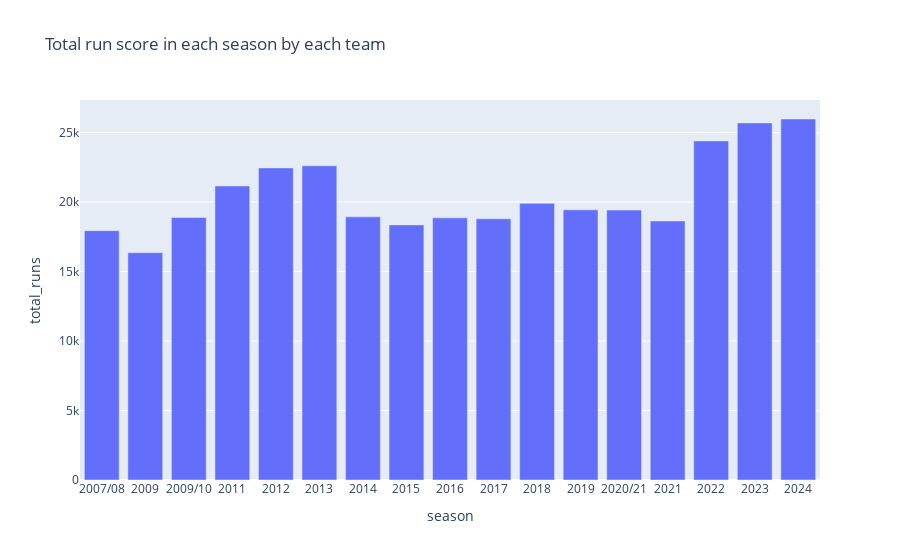

This figure's notebook cell:
### Code cell
fig=px.bar(total_run_per_season, x='season', y='total_runs', hover_data=['champ'], title='Total run score in each season by each team', height=550)
fig.show()

### Figure 1 — Plotly figure (JSON) as saved in the notebook; plotly's stock layout.template omitted (floating-point values rounded to 4 significant figures)
{"data": [{"alignmentgroup": "True", "customdata": [["Rajasthan Royals"], ["Deccan Chargers"], ["Chennai Super Kings"], ["Chennai Super Kings"], ["Kolkata Knight Riders"], ["Mumbai Indians"], ["Kolkata Knight Riders"], ["Mumbai Indians"], ["Sunrisers Hyderabad"], ["Mumbai Indians"], ["Chennai Super Kings"], ["Mumbai Indians"], ["Mumbai Indians"], ["Chennai Super Kings"], ["Gujarat Titans"], ["Chennai Super Kings"], ["Kolkata Knight Riders"]], "hovertemplate": "season=%{x}<br>total_runs=%{y}<br>champ=%{customdata[0]}<extra></extra>", "legendgroup": "", "marker": {"color": "#636efa", "pattern": {"shape": ""}}, "name": "", "offsetgroup": "", "orientation": "v", "showlegend": false, "textposition": "auto", "type": "bar", "x": ["2007/08", "2009", "2009/10", "2011", "2012", "2013", "2014", "2015", "2016", "2017", "2018", "2019", "2020/21", "2021", "2022", "2023", "2024"], "xaxis": "x", "y": [17937, 16353, 18883, 21154, 22453, 22602, 18931, 18353, 18862, 18786, 19901, 19434, 19416, 18637, 24395, 25688, 25971], "yaxis": "y"}], "layout": {"autosize": true, "barmode": "relative", "legend": {"tracegroupgap": 0}, "title": {"text": "Total run score in each season by each team"}, "xaxis": {"anchor": "y", "autorange": true, "domain": [0, 1], "range": [-0.5, 16.5], "title": {"text": "season"}, "type": "category"}, "yaxis": {"anchor": "x", "autorange": true, "domain": [0, 1], "range": [0, 27340.0], "title": {"text": "total_runs"}, "type": "linear"}}}
